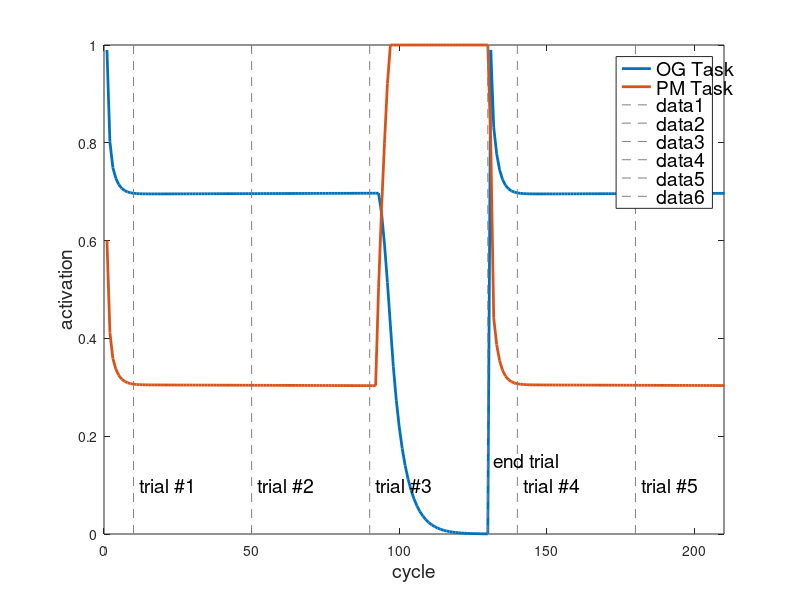

The MATLAB script that drew this image:

x = [-1:0.2:5];
x = 1;
cycs = 250;

%{
I = 0;
li = -2; % lateral inhibition
se = -2; % self-excitation
ve = 0; % vertical excitation
ci = 0; % cross-inhibition
step = 0.2;
%}

I = 2;
li = -2; % lateral inhibition
se = -2 + 0.001; % self-excitation
ve = -1; % vertical excitation
ci = -1; % cross-inhibition
step = 0.1;


W = [
    se li ve ci 0;
    li se ci ve 0;
    ve ci se li 0;
    ci ve li se 0;
    0 0 0 0 0;
    ];
b_high = [I I 0 0 0];
b_low = b_high / 10;
b = b_high;
init_a = [0.99 0.6 0.4 0.3 0];

z = zeros(size(x, 2));

for i = 1:size(x, 2)
    for j = 1:size(x, 2)
        a1 = x(i);
        a2 = x(j);
 
        a = [a1 a2 a1 a2];
        if size(x, 2) == 1
            a = init_a;
        end
        net = [0 0 0 0];
        avg = [0 0 0 0];
        act = zeros(cycs+1, 5);
                                                %act(1,:) = 1 ./ (1 + exp(-a));
                                                act(1,:) = a;
        for cyc = 1:cycs
            net = a * W + b;
            
            if cyc > 90 && cyc < 130
                b(2) = 4;
            else
                if cyc == 130 || cyc == 131
                    a(1:2) = init_a(1:2);
                end
                b(2) = I;
            end
            
            
            %b = b - b * 0.00001;
            
            %{
            if cyc > 50 && cyc < 70
                b = b_low;
            else
                b = b_high;
            end
            %}

            
            %if cyc > 20 && cyc < 40
            %    b(5) = 15;
            %else
            %    b(5) = I;
            %end
            
                                                da = net;
                                                %da = -a + quadsquare(b + a * W);
            a = a + step * da;
            a = min(a, 1);
            a = max(a, 0);
                                                %act(cyc+1,:) = 1 ./ (1 + exp(-a));
                                                act(cyc+1,:) = a;
        end
        z(i, j) = norm(act(end,:) - act(1,:));
        
        if size(x, 2) == 1
            figure;
            
            plot(act(:,1:2), 'LineWidth', 2);
            ylim([0 1]);
            xlim([0 210]);
            legend('OG Task', 'PM Task', 'OG Features', 'PM Features', 'Load');
            ylabel('activation');
            xlabel('cycle');
            line([10 10],ylim, 'LineStyle', '--', 'Color',[0.5 0.5 0.5]);
            line([50 50],ylim, 'LineStyle', '--', 'Color',[0.5 0.5 0.5]);
            line([90 90],ylim, 'LineStyle', '--', 'Color',[0.5 0.5 0.5]);
            
            line([130 130],ylim, 'LineStyle', '--', 'Color',[0.5 0.5 0.5]);
            line([140 140],ylim, 'LineStyle', '--', 'Color',[0.5 0.5 0.5]);
            line([180 180],ylim, 'LineStyle', '--', 'Color',[0.5 0.5 0.5]);
            
            text(12, 0.1, 'trial #1');
            text(52, 0.1, 'trial #2');
            
            text(92, 0.1, 'trial #3');
            text(132, 0.15, 'end trial');            
            text(142, 0.1, 'trial #4');
            text(182, 0.1, 'trial #5');
            
            %title('Ongoing Trials, 5 WM units');            
            %title('Task Switch, 5 WM units');
            
            figureHandle = gcf;
            set(findall(figureHandle,'type','text'),'fontSize',14);
        end
    end
end

if size(x, 2) > 1
    figure;
    surf(x, x, z);
end